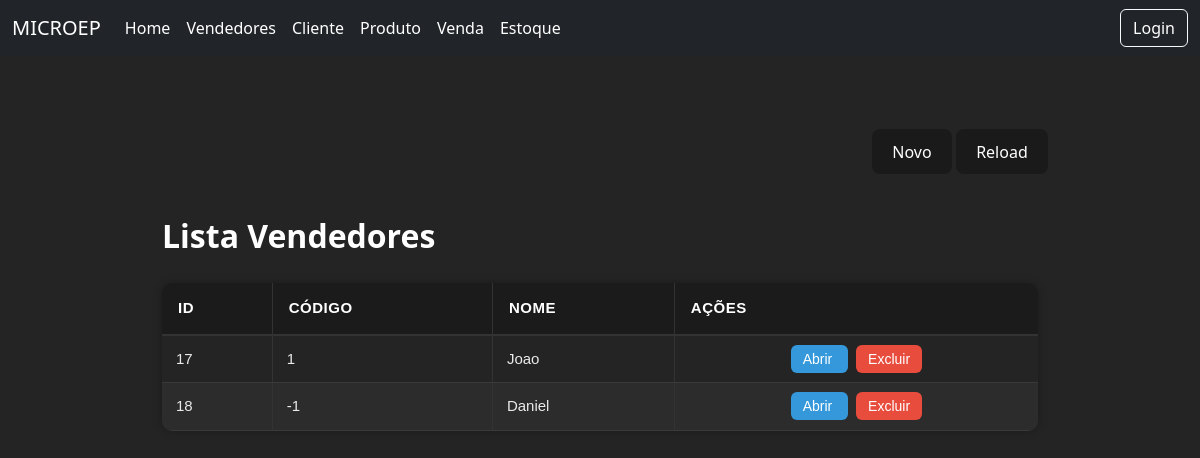
Before: /vendedores/ with the older database file.
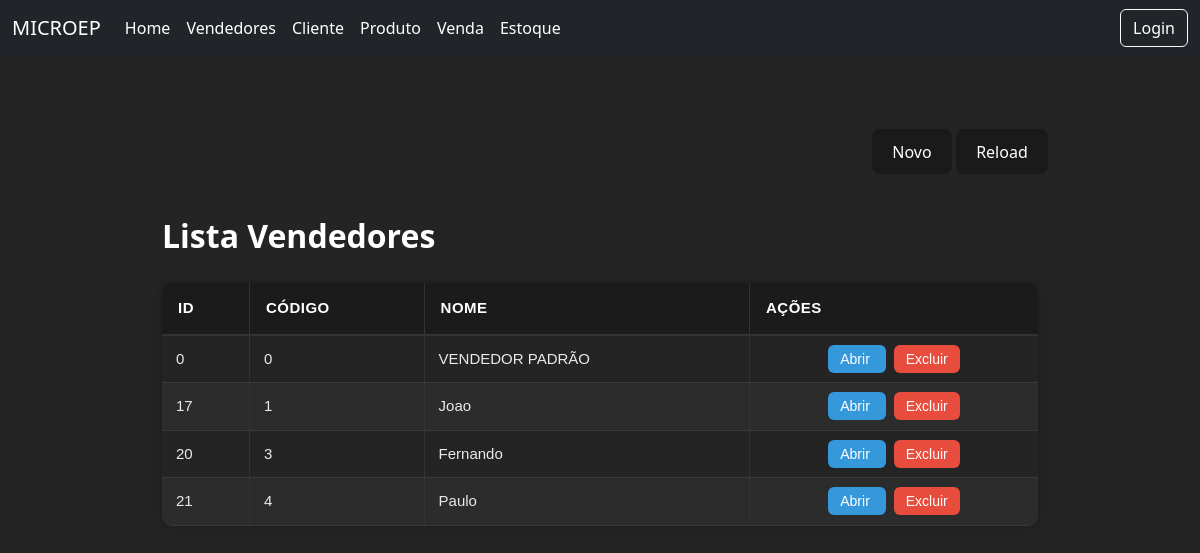
After: the same page with the newer database file.
### core/models.py (models this page shows, shortened)
class vendedor(models.Model):
    codigo = models.IntegerField()
    nome = models.CharField(max_length=100)

### core/views.py (the view)
# urls.py: path('vendedores/',views.vendedorview,name='vendedores'),
def vendedorview(request):
    vendedores = vendedor.objects.all()
    return render(request,'modelos/vendedores.html',{
        'vendedores':vendedores})

### core/templates/modelos/vendedores.html (shortened to what this page needs)
<!DOCTYPE html>
<html lang="pt-br">
<head>
    {% load static %}
    <link rel="stylesheet" href="{% static 'home.css' %}">
</head>
<body>
    {% include 'components/navbar.html' %}
    <div class="divcentral">
        <div class="controlebuttons">
            <div class="buttonsalign">
                <button class="buttonp">
                    <a href="{% url 'cadastrovendedor' %}">Novo</a>
                </button>
                <button class="buttonp">
                    <a href="{% url 'vendedores' %}">Reload</a>
                </button>
            </div>
        </div>
        <div class="grid">
            <h2 class="boldtext">Lista Vendedores</h2>
            <table class="tabela-vendedores table-hover ">
                <thead>
                    <tr>
                        <th class="colunmgrid">ID</th>
                        <th>Código</th>
                        <th>Nome</th>
                        <th>Ações</th>
                    </tr>
                </thead>
                <tbody>
                    {% for v in vendedores %}
                    <tr>
                        <td>{{ v.id }}</td>
                        <td>{{ v.codigo }}</td>
                        <td>{{ v.nome }}</td>
                        <td class="text-center">
                            <a href="{% url 'editarvendedor' v.id %}" class="btn-detalhe me-2">
                                Abrir
                            </a>
                            <a href="{% url 'removervendedor' v.id %}" class="btn-delete">
                                Excluir
                            </a>
                        </td>
                    </tr>
                    {% endfor %}
                </tbody>
            </table>
        </div>
    </div>
</body>
</html>

Changed rows visible on the page:
removed vendedor: id "18", codigo "-1", nome "Daniel"
added vendedor: id "0", codigo "0", nome "VENDEDOR PADRÃO"
added vendedor: id "20", codigo "3", nome "Fernando"
added vendedor: id "21", codigo "4", nome "Paulo"
